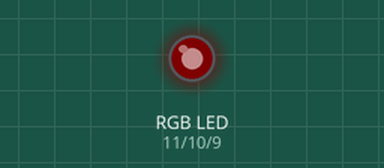
Bench run of a sketch on a simulated Arduino Uno, built with avr-gcc and run on an emulated ATmega328P. On the bench: an RGB LED mixed from three pins (HIGH = lit). Dim RGB values are drawn brighter than linear.

Above: at 0.05 s.
At 1.35 s:
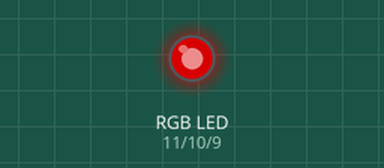
At 2.7 s:
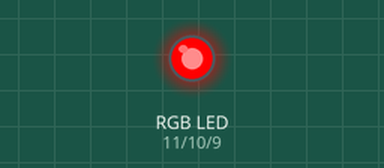
At 5.35 s:
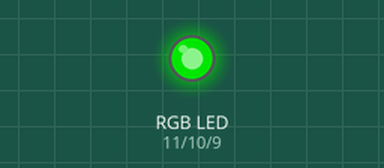
At 8.0 s:
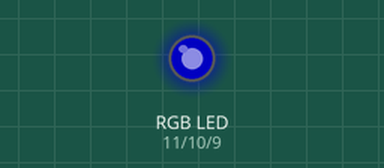
At 10.7 s:
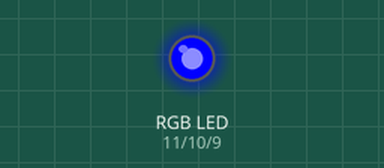
Timing chart, 0 to 13.9 s (numbered marks = the images above):
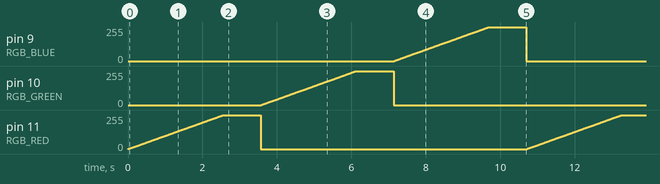

The sketch:

RGB_Breathing_Light.ino
```cpp
// RGB_Breathing_Light.ino
// Date: 2020/04/17

#define RGB_RED    11
#define RGB_GREEN  10
#define RGB_BLUE   9

void setup()
{
    pinMode(RGB_RED, OUTPUT);
    pinMode(RGB_GREEN, OUTPUT);
    pinMode(RGB_BLUE, OUTPUT);
}

void setColor(int r, int g, int b)
{
    analogWrite(RGB_RED, r);
    analogWrite(RGB_GREEN, g);
    analogWrite(RGB_BLUE, b);
}

void loop()
{
    for(int i=0; i<256; i++)
    {
        setColor(i,0,0);
        delay(10);
    }
    delay(1000);

    for(int i=0; i<256; i++)
    {
        setColor(0,i,0);
        delay(10);
    }
    delay(1000);

    for(int i=0; i<256; i++)
    {
        setColor(0,0,i);
        delay(10);
    }
    delay(1000);
}
```

Measured:
- by itself, pin 9 (RGB_BLUE), pin 10 (RGB_GREEN), pin 11 (RGB_RED): ramps from 0/255 to 255/255 and jumps back, once every 10.7 s
